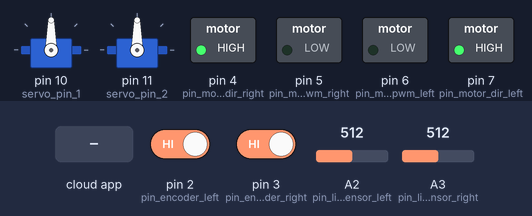
Simulated run of this sketch. Board: Arduino Uno, built with avr-gcc and run on an emulated ATmega328P. On the bench: 2 × servo, switched loads named in the sketch (green lamp = pin HIGH). The inputs (shaded band) are chosen by the test bench; at power-on: pin 2 (pin_encoder_left) HIGH, pin 3 (pin_encoder_right) HIGH, A2 (pin_line_sensor_left) = 512, A3 (pin_line_sensor_right) = 512. The ROS host is connected and sends only what is stated.

Above: at 1.2 s.
1.3 s: the phone or cloud app sets left to 45
At 1.44 s:
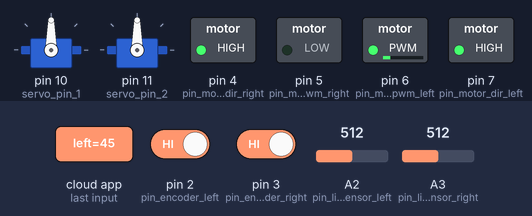
3.0 s: the phone or cloud app sets right to 45
At 3.14 s:
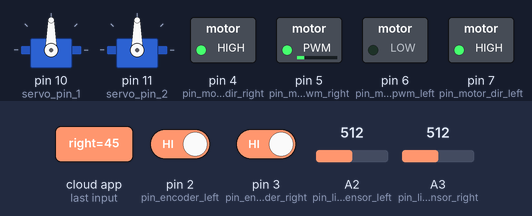
4.7 s: the phone or cloud app sets 1 to 0
At 5.4 s:
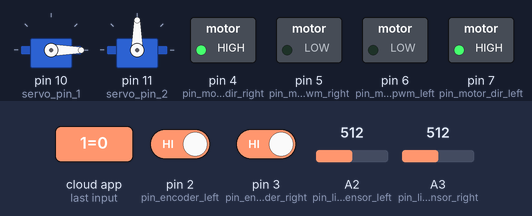
6.2 s: the phone or cloud app sets 2 to 0
At 7.0 s:
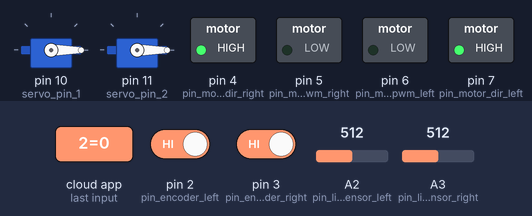
7.7 s: the phone or cloud app sets left to 90
At 7.83 s:
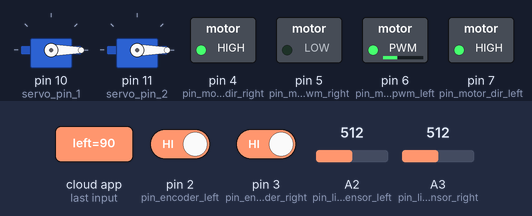
9.4 s: the phone or cloud app sets right to 90
At 9.54 s:
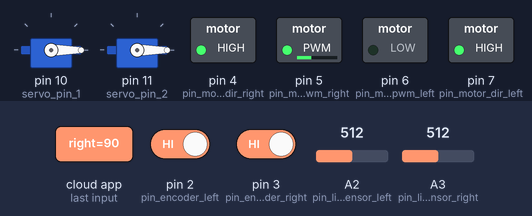
Timing chart, 0 to 12.1 s (numbered marks = the images above; inputs shaded):
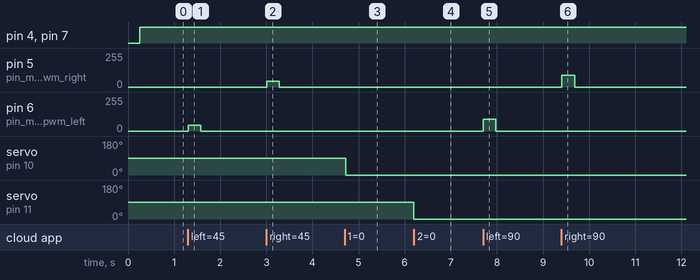

The sketch:

race_full.ino
```cpp
#include <ros.h>
#include <std_msgs/Bool.h>
#include <std_msgs/Int16.h>
#include <std_msgs/Float32.h>
#include <std_msgs/UInt32.h>
#include <Servo.h>

// subscribers, publishers, input buffer size, output buffer size
ros::NodeHandle_<ArduinoHardware, 8, 8, 128*3, 128*3> nh;

// ----- global parameters -----

#define BAUD 250000 // max stable for raspi is 115200; 250000 is semi-stable
#define DELAY 20

// ----- local parameters  -----

#define pin_line_sensor_left 2
#define pin_line_sensor_right 3

#define pin_encoder_left 2
#define pin_encoder_right 3
#define pin_interrupt_encoder_left 0
#define pin_interrupt_encoder_right 1

#define pin_motor_dir_right 4
#define pin_motor_pwm_right 5
#define pin_motor_pwm_left 6
#define pin_motor_dir_left 7
#define pwm_limit 255
#define motor_securely_system_timeout 250

#define servo_pin_1 10
#define servo_pin_2 11

// ----- line_sensor -----

std_msgs::Int16 line_sensor_msg_left;
std_msgs::Int16 line_sensor_msg_right;
ros::Publisher pub_sensor_msg_left("/omegabot/sensor/line/left", &line_sensor_msg_left);
ros::Publisher pub_sensor_msg_right("/omegabot/sensor/line/right", &line_sensor_msg_right);

void line_sensor_init(){
  pinMode(pin_line_sensor_left, INPUT);
  pinMode(pin_line_sensor_right, INPUT);
}

void line_sensor_spin(){
  line_sensor_msg_left.data = analogRead(pin_line_sensor_left);
  line_sensor_msg_right.data = analogRead(pin_line_sensor_right);
  pub_sensor_msg_left.publish(&line_sensor_msg_left);
  pub_sensor_msg_right.publish(&line_sensor_msg_right);
}

// ----- encoder_sensor -----

std_msgs::UInt32 encoder_msg_left;
std_msgs::UInt32 encoder_msg_right;
ros::Publisher pub_encoder_left("/omegabot/sensor/encoder/left", &encoder_msg_left);
ros::Publisher pub_encoder_right("/omegabot/sensor/encoder/right", &encoder_msg_right);

unsigned long encoder_value[2];

void encoder_left_cb(){
  encoder_value[0]++;
}

void encoder_right_cb(){
  encoder_value[1]++;
}

void encoder_init(){
  pinMode(pin_encoder_left, INPUT_PULLUP);
  pinMode(pin_encoder_right, INPUT_PULLUP);
  attachInterrupt(pin_interrupt_encoder_left, encoder_left_cb, CHANGE);
  attachInterrupt(pin_interrupt_encoder_right, encoder_right_cb, CHANGE);
}

void encoder_spin(){
  encoder_msg_left.data = encoder_value[0];
  encoder_msg_right.data = encoder_value[1];
  pub_encoder_left.publish(&encoder_msg_left);
  pub_encoder_right.publish(&encoder_msg_right);
}

// ----- motor_cmd -----

unsigned long motor_update_time_last = 0;

void motor_init(){
  pinMode(pin_motor_dir_right, OUTPUT);
  pinMode(pin_motor_dir_left, OUTPUT);
  pinMode(pin_motor_pwm_right, OUTPUT);
  pinMode(pin_motor_pwm_left, OUTPUT);
}

void motor_cb(int motor_cmd, int motor_dir_pin, int motor_voltage_pin){
  if (motor_cmd > pwm_limit){
    motor_cmd = pwm_limit;
  }
  else if (motor_cmd < -pwm_limit){
    motor_cmd = -pwm_limit;
  }
  if (motor_cmd >= 0){
    digitalWrite(motor_dir_pin, HIGH);
  } else {
    digitalWrite(motor_dir_pin, LOW);
  }
  analogWrite(motor_voltage_pin, abs(motor_cmd));
}

void motor_left_cb(const std_msgs::Int16 &motor_left_cmd){
  motor_update_time_last = millis();
  motor_cb(motor_left_cmd.data, pin_motor_dir_left, pin_motor_pwm_left);
}

void motor_right_cb(const std_msgs::Int16 &motor_right_cmd){
  motor_update_time_last = millis();
  motor_cb(motor_right_cmd.data, pin_motor_dir_right, pin_motor_pwm_right);
}

ros::Subscriber<std_msgs::Int16> sub_motor_left("/omegabot/cmd/motor/left", motor_left_cb);
ros::Subscriber<std_msgs::Int16> sub_motor_right("/omegabot/cmd/motor/right", motor_right_cb);

void motor_securely_system_update(){
  unsigned long motor_update_time = millis();
  if (motor_update_time - motor_update_time_last > motor_securely_system_timeout){
    motor_cb(0, pin_motor_dir_left, pin_motor_pwm_left);
    motor_cb(0, pin_motor_dir_right, pin_motor_pwm_right);
    motor_update_time_last = motor_update_time;
  }
}

// ----- servo_cmd -----

Servo servo_1;
Servo servo_2;

void servo_init(){
  servo_1.attach(servo_pin_1);
  servo_2.attach(servo_pin_2);
}

void servo_1_cb(const std_msgs::Int16& servo_1_cmd){
  servo_1.write(servo_1_cmd.data);
}

void servo_2_cb(const std_msgs::Int16& servo_2_cmd){
  servo_2.write(servo_2_cmd.data);
}

ros::Subscriber<std_msgs::Int16> sub_servo_1("/omegabot/cmd/servo/1", servo_1_cb);
ros::Subscriber<std_msgs::Int16> sub_servo_2("/omegabot/cmd/servo/2", servo_2_cb);

// ----- main -----

void setup() {
  line_sensor_init();
  encoder_init();
  motor_init();
  servo_init();

  nh.getHardware()->setBaud(BAUD);
  nh.initNode();

  nh.advertise(pub_sensor_msg_left);
  nh.advertise(pub_sensor_msg_right);
  nh.advertise(pub_encoder_left);
  nh.advertise(pub_encoder_right);
  nh.subscribe(sub_motor_left);
  nh.subscribe(sub_motor_right);
  nh.subscribe(sub_servo_1);
  nh.subscribe(sub_servo_2);
}

void loop() {
  line_sensor_spin();
  encoder_spin();
  motor_securely_system_update();
  nh.spinOnce();
  delay(DELAY);
}
```

Measured:
- after the input at 1.3 s, pin 6 (pin_motor_pwm_left): 0/255 → 45/255 at once, → 0/255 0.27 s later
- after the input at 3.0 s, pin 5 (pin_motor_pwm_right): 0/255 → 45/255 at once, → 0/255 0.27 s later
- after the input at 4.7 s, servo on pin 10 (servo_pin_1): 90° → 0° at once
- after the input at 6.2 s, servo on pin 11 (servo_pin_2): 90° → 0° at once
- after the input at 7.7 s, pin 6 (pin_motor_pwm_left): 0/255 → 90/255 at once, → 0/255 0.27 s later
- after the input at 9.4 s, pin 5 (pin_motor_pwm_right): 0/255 → 90/255 at once, → 0/255 0.27 s later
